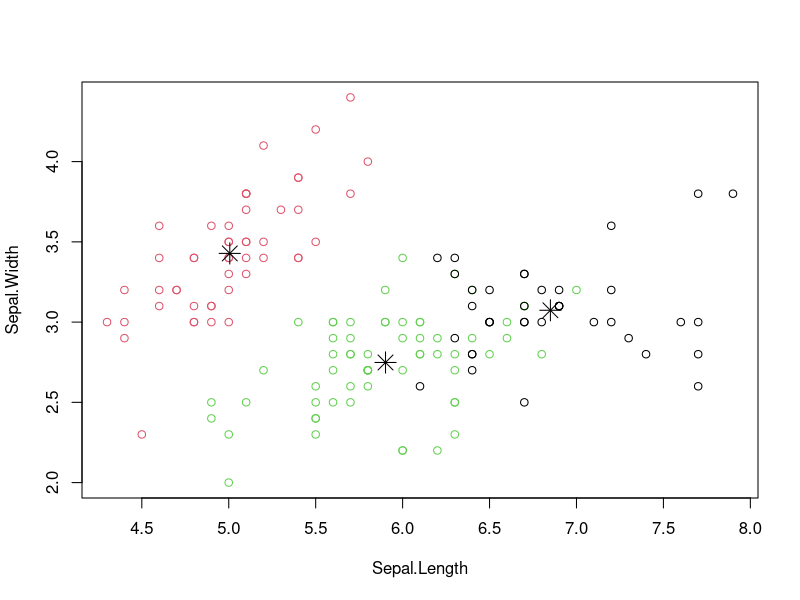

The R script that drew this image:
head(iris)

kc <- kmeans(iris[,1:4],centers = 3)

table(iris$Species,kc$cluster)

png(file="cluster.png")

plot(iris[c("Sepal.Length","Sepal.Width")],col = kc$cluster)

points(kc$centers[,c("Sepal.Length","Sepal.Width")],col=1.3,pch=8,cex=2)

dev.off()